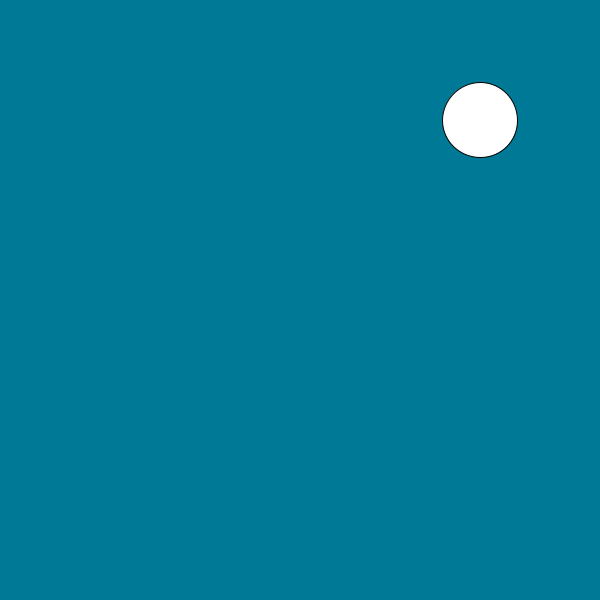
Frame 1 (no input)
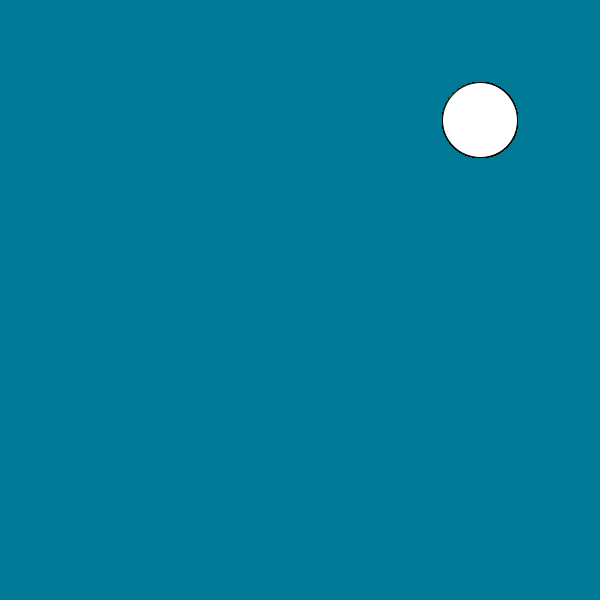
Frame 60 (the mouse pressed at the canvas centre just before this capture)
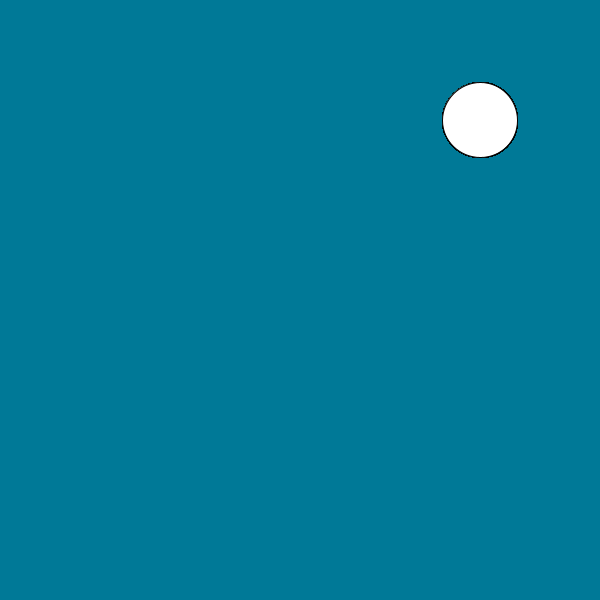
Frame 120 (the mouse held since frame 60 and released just before this capture)

The Processing sketch that drew these frames (run headless with seeded random() and noise(); from frame 60 on, the mouse is pressed at the canvas centre):

// Processing sketch: processing_115667
// ── processing_115667.pde

void setup() {
    background(0, 121, 151);
    size(600,600);
}

void draw() {
    ellipse(480, 120, 75, 75);
}
